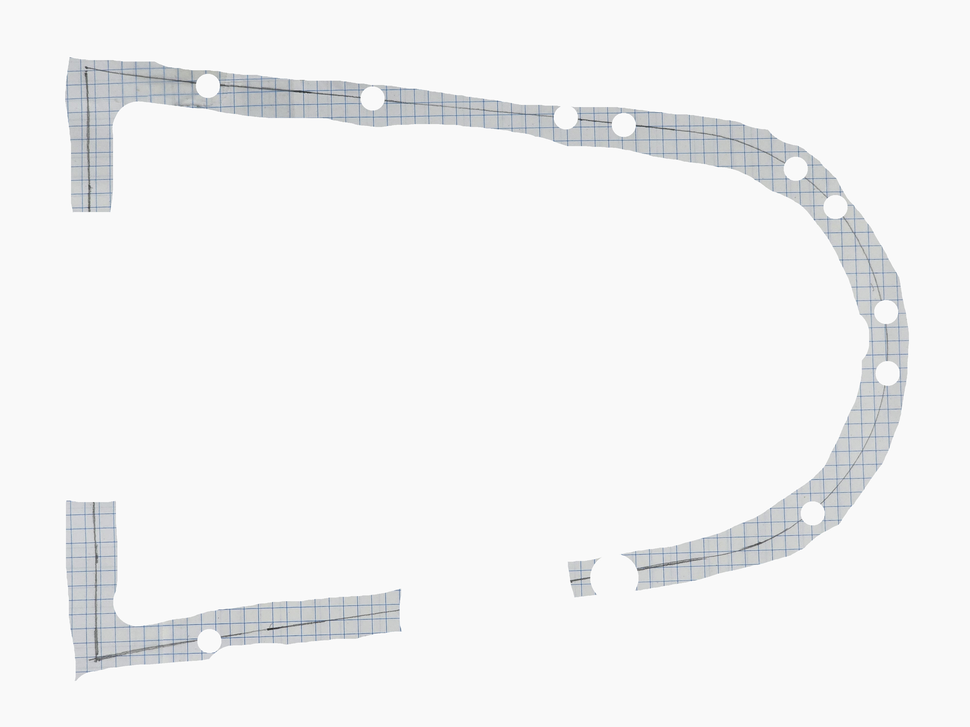
#> input picture Third Analysis/20260917_175649_masked.png, 970 x 727 px, shrunk from 4000 x 3000 before the run
$ python second_pass_refined.py
#> lines starting #> are read from the running program, lines starting #| are printed output that depends on the picture; after the words box and inside, x2 and y2 are one past the last pixel; in counts of white or black regions, pixels touching at a corner belong together
import csv
import numpy as np
import cv2
from PIL import Image, ImageDraw

masked = np.array(Image.open(r'20260917_175649_masked.png').convert('RGB'))
#> masked is the input picture: shape (727, 970, 3); mean R, G, B 242.4, 242.9, 243.4
orig = Image.open(r'20260917_175649.jpg').convert('RGB')
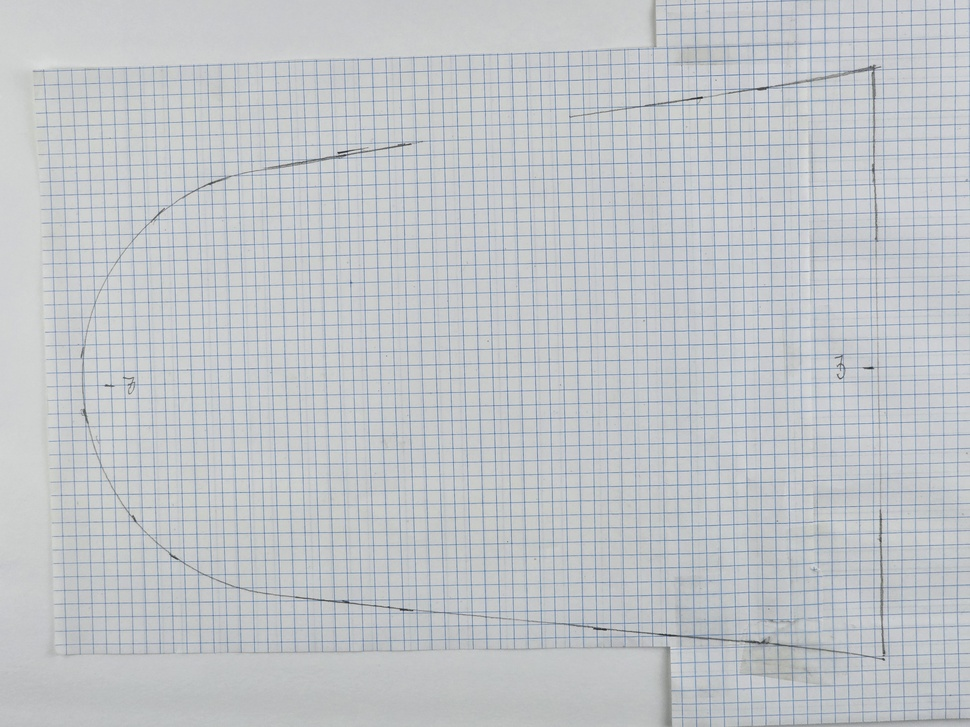
#> input picture Third Analysis/20260917_175649.jpg, 970 x 727 px, shrunk from 4000 x 3000 before the run
#> orig is the input picture: PIL image 970x727 RGB; mean R, G, B 191.3, 195.5, 199.6
R, G, B = masked[:, :, 0], masked[:, :, 1], masked[:, :, 2]

# Grid lines: blue on pale gray background.
grid = ((B > G + 15) & (B > R + 15) & (B > 120)).astype(np.uint8)
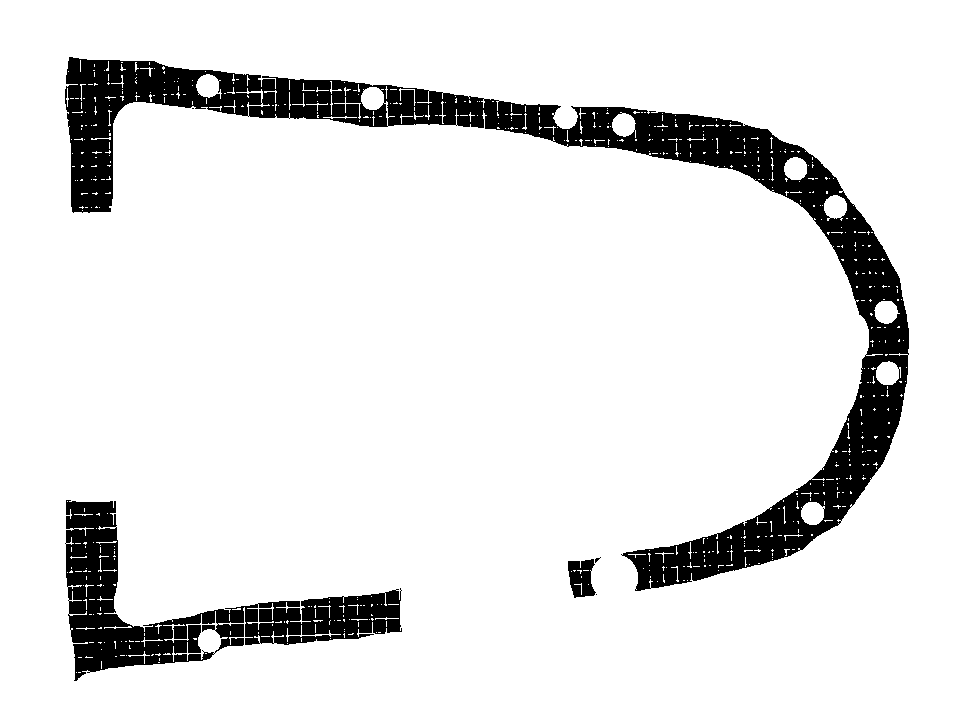
#> grid: shape (727, 970); values 0 (black) and 1 (white), 89.8% white; 6 black regions (3 under 20 px), largest, box (x1, y1, x2, y2) and area: (65, 57, 909, 591) 53250, (65, 500, 402, 681) 17766, (568, 559, 596, 598) 767
# Remove tiny noise.
kernel = np.ones((3, 3), np.uint8)
grid = cv2.morphologyEx(grid, cv2.MORPH_OPEN, kernel)
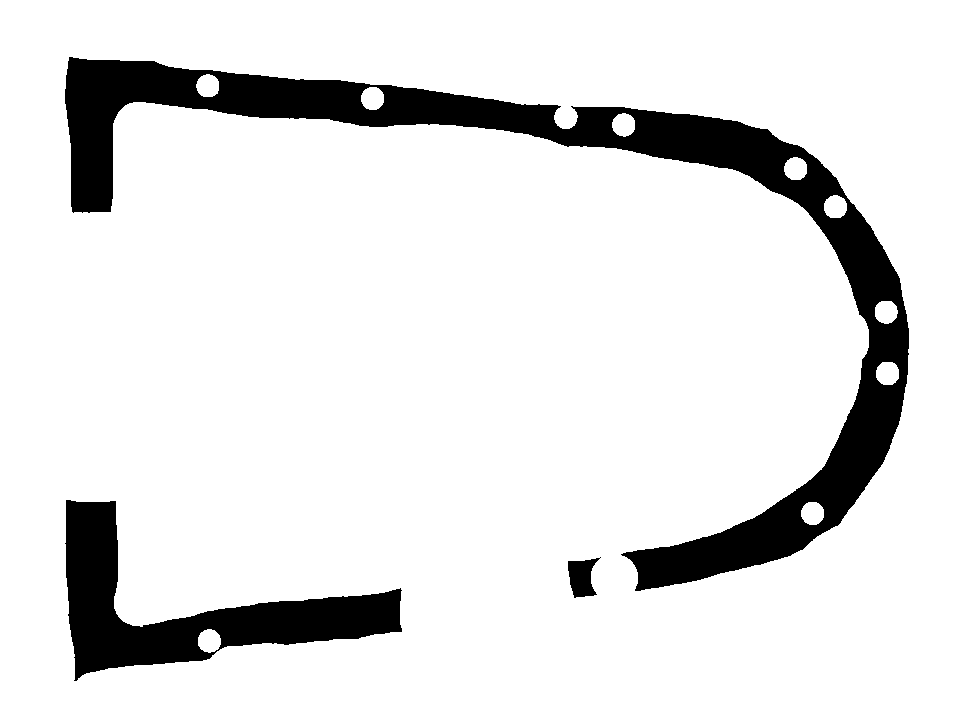
#> grid: shape (727, 970); values 0 (black) and 1 (white), 89% white; 3 black regions, box (x1, y1, x2, y2) and area: (65, 57, 909, 591) 56933, (65, 500, 402, 681) 19718, (568, 557, 601, 598) 840
grid = cv2.morphologyEx(grid, cv2.MORPH_CLOSE, kernel)
#> grid: shape (727, 970); values 0 (black) and 1 (white), 89% white; 3 black regions, box (x1, y1, x2, y2) and area: (65, 57, 909, 591) 56887, (66, 500, 402, 680) 19691, (568, 559, 597, 597) 829

# Path: dark gray stroke only, excluding grid pixels.
path = ((R < 220) & (G < 220) & (B < 220)).astype(np.uint8)
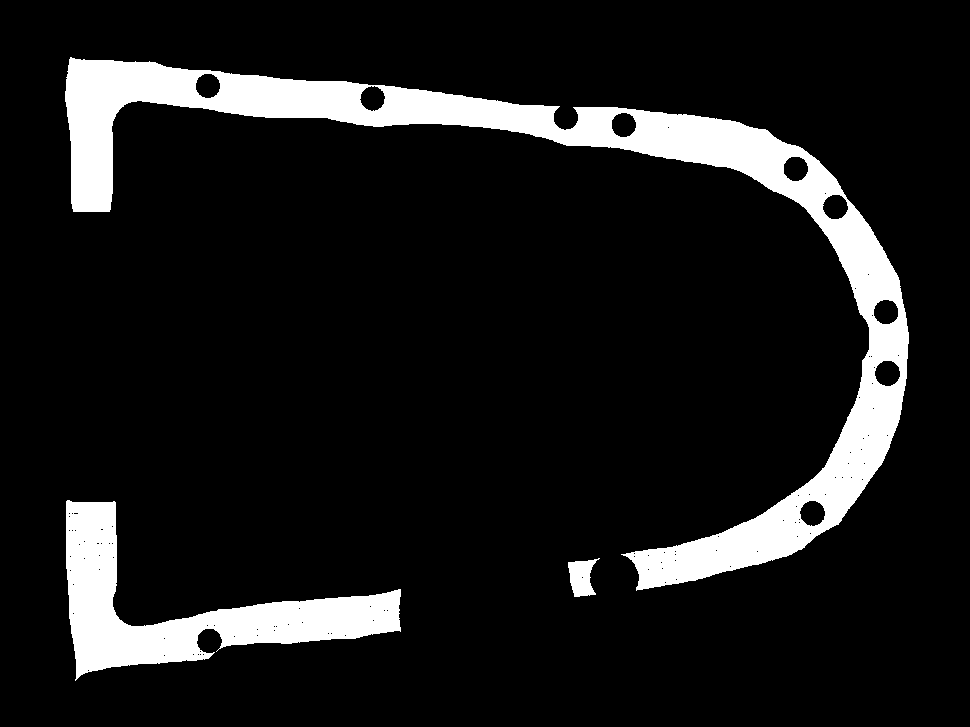
#> path: shape (727, 970); values 0 (black) and 1 (white), 10.7% white; 3 white regions, box (x1, y1, x2, y2) and area: (65, 57, 909, 591) 55320, (66, 500, 401, 681) 19148, (568, 558, 600, 597) 775
path = cv2.bitwise_and(path, cv2.bitwise_not(grid))
#> path: shape (727, 970); values 0 (black) and 1 (white), 10.7% white; 3 white regions, box (x1, y1, x2, y2) and area: (65, 57, 909, 591) 55299, (66, 500, 401, 680) 19138, (568, 559, 597, 597) 771
path = cv2.morphologyEx(path, cv2.MORPH_OPEN, kernel)
#> path: shape (727, 970); values 0 (black) and 1 (white), 10.6% white; 3 white regions, box (x1, y1, x2, y2) and area: (65, 58, 909, 590) 55233, (66, 500, 401, 678) 19074, (568, 560, 596, 597) 763
path = cv2.morphologyEx(path, cv2.MORPH_CLOSE, kernel)
#> path: shape (727, 970); values 0 (black) and 1 (white), 10.7% white; 3 white regions, box (x1, y1, x2, y2) and area: (65, 58, 909, 590) 55302, (66, 500, 401, 678) 19147, (568, 560, 596, 597) 764

# Find strong grid lines by periodic peaks in the blue-mask projection.
def detect_grid_lines(signal, min_val, gap):
#> called with signal = array of shape (970,), min_val = 35, gap = 30
    peaks = []
    for i in range(1, len(signal) - 1):
        if signal[i] >= signal[i - 1] and signal[i] >= signal[i + 1] and signal[i] > min_val:
            peaks.append(i)
#> after the loop, peaks = 581 values from 1 to 968
    if not peaks:
        return []
    out = [peaks[0]]
#> out = [1]
    for p in peaks[1:]:
        if abs(p - out[-1]) > gap:
            out.append(p)
#> after the loop, out = 30 values from 1 to 954
    return out

x_lines = detect_grid_lines(grid.sum(axis=0), min_val=35, gap=30)
#> x_lines = 30 values from 1 to 954
y_lines = detect_grid_lines(grid.sum(axis=1), min_val=35, gap=30)
#> the loop in detect_grid_lines (call 2), `for p in peaks[1:]:` made 302 passes
#> p on passes 1 to 3: 2, 3, 4
#> y_lines = [1, 32, 104, 140, 171, 203, 234, 265, 296, 327, 360, 391, 425, 457, 490, 527, 558, 589, 648, 680, 711]

# Use crossing logic: a true intersection requires path on both sides of a grid line at the same row/column.
def find_vertical_crossings(grid_x, band=5):
    x0 = max(0, grid_x - band)
    x1 = min(masked.shape[1], grid_x + band + 1)
    pts = []
    for y in range(masked.shape[0]):
        if path[y, grid_x] == 0:
            continue
        left = path[y, x0:grid_x].sum()
        right = path[y, grid_x + 1:x1].sum()
        if left > 0 and right > 0:
            pts.append((grid_x, y))
    return pts


def find_horizontal_crossings(grid_y, band=5):
    y0 = max(0, grid_y - band)
    y1 = min(masked.shape[0], grid_y + band + 1)
    pts = []
    for x in range(masked.shape[1]):
        if path[grid_y, x] == 0:
            continue
        up = path[y0:grid_y, x].sum()
        down = path[grid_y + 1:y1, x].sum()
        if up > 0 and down > 0:
            pts.append((x, grid_y))
    return pts

pts = []
for x in x_lines:
    pts.extend(find_vertical_crossings(x, band=4))
#> this loop made 30 passes
#> (x, x0 in find_vertical_crossings, x1 in find_vertical_crossings) on passes 2 to 13: (32, 28, 37), (63, 59, 68), (94, 90, 99), (125, 121, 130), (157, 153, 162), (189, 185, 194), (224, 220, 229), (256, 252, 261), (289, 285, 294), (320, 316, 325), (352, 348, 357), (385, 381, 390)
#> (x0 in find_vertical_crossings, x1 in find_vertical_crossings) on pass 1: (0, 6)
#> after the loop, pts = 2141 pairs, first value 94 to 892, second value 60 to 670
for y in y_lines:
    pts.extend(find_horizontal_crossings(y, band=4))
#> this loop made 21 passes
#> (y, y0 in find_horizontal_crossings, y1 in find_horizontal_crossings) on passes 2 to 13: (32, 28, 37), (104, 100, 109), (140, 136, 145), (171, 167, 176), (203, 199, 208), (234, 230, 239), (265, 261, 270), (296, 292, 301), (327, 323, 332), (360, 356, 365), (391, 387, 396), (425, 421, 430)
#> after the loop, pts = 3923 pairs, first value 66 to 907, second value 60 to 670

# Deduplicate points close together.
unique = []
for p in pts:
    if all(abs(p[0] - q[0]) > 3 or abs(p[1] - q[1]) > 3 for q in unique):
        unique.append(p)
#> this loop made 3923 passes
#> p on passes 1 to 3: (94, 60), (94, 61), (94, 62)
#> after the loop, unique = 935 pairs, first value 66 to 904, second value 60 to 670

# Draw the final points on the original image.
img_overlay = orig.copy()
d = ImageDraw.Draw(img_overlay)
for x, y in unique:
    d.ellipse((x - 4, y - 4, x + 4, y + 4), fill=(255, 0, 0), outline=(255, 0, 0))
#> this loop made 935 passes
#> y on passes 1 to 3: 60, 64, 68

out_img = r'20260917_175649_intersections_overlay_secondpass_refined.jpg'
img_overlay.save(out_img)
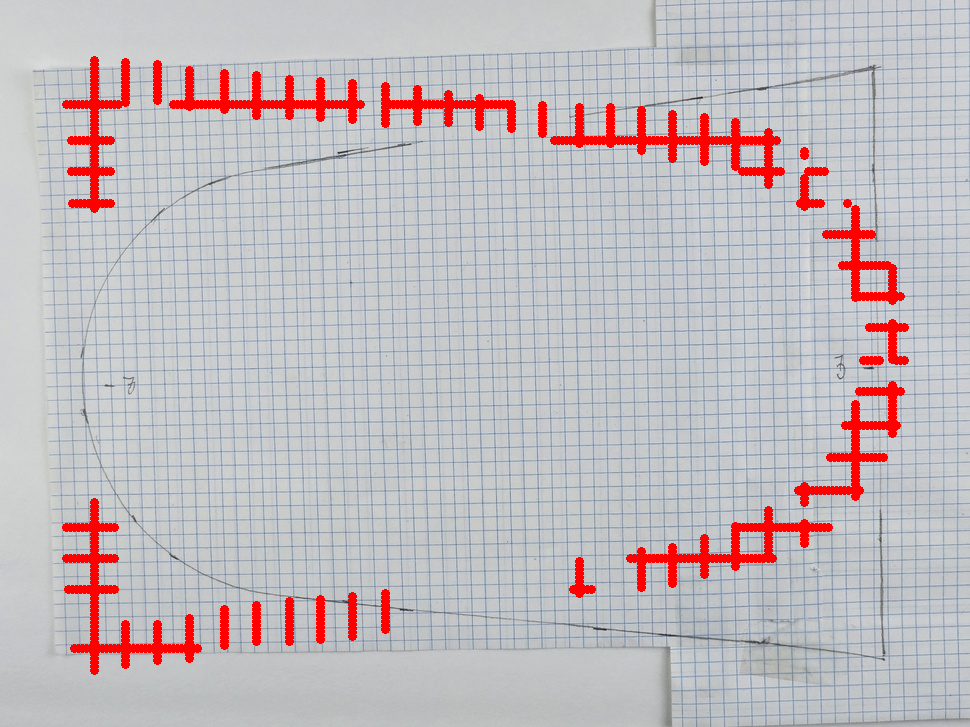
#> saved as 20260917_175649_intersections_overlay_secondpass_refined.jpg: PIL image 970x727 RGB; mean R, G, B 194.3, 186.5, 190.4

with open(r'20260917_175649_intersections_secondpass_refined.csv', 'w', newline='') as f:
    w = csv.writer(f)
    w.writerow(['x_px', 'y_px'])
    for x, y in sorted(unique):
        w.writerow([x, y])
#> this loop made 935 passes
#> (x, y) on passes 1 to 3: (66, 104), (66, 527), (66, 558)

print('x lines count', len(x_lines), 'first/last', x_lines[:10], x_lines[-10:])
#| x lines count 30 first/last [1, 32, 63, 94, 125, 157, 189, 224, 256, 289] [641, 672, 704, 735, 768, 804, 855, 892, 923, 954]
print('y lines count', len(y_lines), 'first/last', y_lines[:10], y_lines[-10:])
#| y lines count 21 first/last [1, 32, 104, 140, 171, 203, 234, 265, 296, 327] [391, 425, 457, 490, 527, 558, 589, 648, 680, 711]
print('refined points', len(unique))
#| refined points 935
print('saved', out_img)
